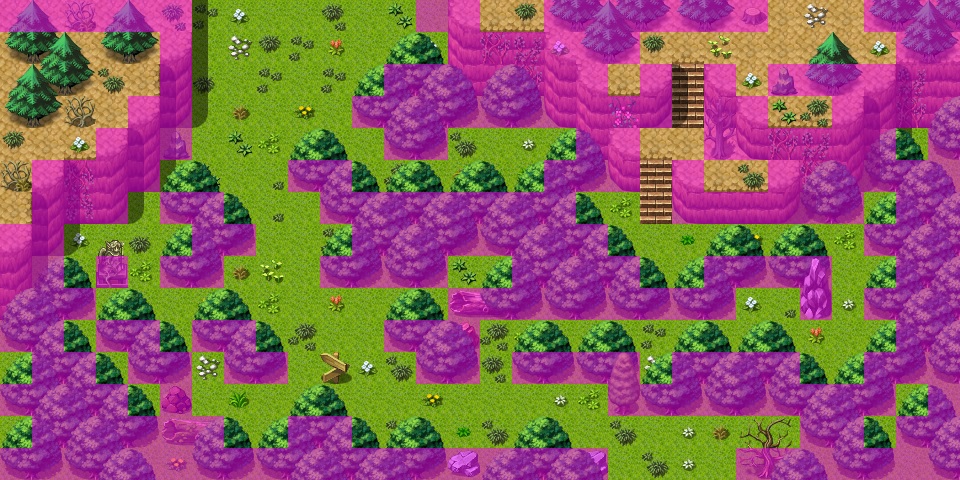

A 2D game scene composited from a Tiled map and its tileset images. What follows is a short description and the map's XML, with each tile layer's data collapsed to a summary:
An orthogonal 30x15 tile map with 32x32 px tiles, 4 tile layers (Ground, Objects, Above, Walkable), 60 tilesets and 4 objects (3x mapchange, sign).

<map version="1.0" tiledversion="1.0.2" orientation="orthogonal" renderorder="right-down" width="30" height="15" tilewidth="32" tileheight="32" nextobjectid="19">
 <properties>
  <property name="outdoors" value="1" />
 </properties>
 <tileset firstgid="1" name="map_bed_1" tilewidth="32" tileheight="32" tilecount="128" columns="16">
  <image source="../drawable/map_bed_1.png" width="512" height="256" />
 </tileset>
 <tileset firstgid="129" name="map_border_1" tilewidth="32" tileheight="32" tilecount="128" columns="16">
  <image source="../drawable/map_border_1.png" width="512" height="256" />
 </tileset>
 <tileset firstgid="257" name="map_bridge_1" tilewidth="32" tileheight="32" tilecount="128" columns="16">
  <image source="../drawable/map_bridge_1.png" width="512" height="256" />
 </tileset>
 <tileset firstgid="385" name="map_bridge_2" tilewidth="32" tileheight="32" tilecount="128" columns="16">
  <image source="../drawable/map_bridge_2.png" width="512" height="256" />
 </tileset>
 <tileset firstgid="513" name="map_broken_1" tilewidth="32" tileheight="32" tilecount="128" columns="16">
  <image source="../drawable/map_broken_1.png" width="512" height="256" />
 </tileset>
 <tileset firstgid="641" name="map_cavewall_1" tilewidth="32" tileheight="32" tilecount="108" columns="18">
  <image source="../drawable/map_cavewall_1.png" width="576" height="192" />
 </tileset>
 <tileset firstgid="749" name="map_cavewall_2" tilewidth="32" tileheight="32" tilecount="108" columns="18">
  <image source="../drawable/map_cavewall_2.png" width="576" height="192" />
 </tileset>
 <tileset firstgid="857" name="map_cavewall_3" tilewidth="32" tileheight="32" tilecount="108" columns="18">
  <image source="../drawable/map_cavewall_3.png" width="576" height="192" />
 </tileset>
 <tileset firstgid="965" name="map_cavewall_4" tilewidth="32" tileheight="32" tilecount="108" columns="18">
  <image source="../drawable/map_cavewall_4.png" width="576" height="192" />
 </tileset>
 <tileset firstgid="1073" name="map_chair_table_1" tilewidth="32" tileheight="32" tilecount="128" columns="16">
  <image source="../drawable/map_chair_table_1.png" width="512" height="256" />
 </tileset>
 <tileset firstgid="1201" name="map_chair_table_2" tilewidth="32" tileheight="32" tilecount="128" columns="16">
  <image source="../drawable/map_chair_table_2.png" width="512" height="256" />
 </tileset>
 <tileset firstgid="1329" name="map_crate_1" tilewidth="32" tileheight="32" tilecount="128" columns="16">
  <image source="../drawable/map_crate_1.png" width="512" height="256" />
 </tileset>
 <tileset firstgid="1457" name="map_cupboard_1" tilewidth="32" tileheight="32" tilecount="128" columns="16">
  <image source="../drawable/map_cupboard_1.png" width="512" height="256" />
 </tileset>
 <tileset firstgid="1585" name="map_curtain_1" tilewidth="32" tileheight="32" tilecount="128" columns="16">
  <image source="../drawable/map_curtain_1.png" width="512" height="256" />
 </tileset>
 <tileset firstgid="1713" name="map_entrance_1" tilewidth="32" tileheight="32" tilecount="128" columns="16">
  <image source="../drawable/map_entrance_1.png" width="512" height="256" />
 </tileset>
 <tileset firstgid="1841" name="map_entrance_2" tilewidth="32" tileheight="32" tilecount="128" columns="16">
  <image source="../drawable/map_entrance_2.png" width="512" height="256" />
 </tileset>
 <tileset firstgid="1969" name="map_fence_1" tilewidth="32" tileheight="32" tilecount="128" columns="16">
  <image source="../drawable/map_fence_1.png" width="512" height="256" />
 </tileset>
 <tileset firstgid="2097" name="map_fence_2" tilewidth="32" tileheight="32" tilecount="128" columns="16">
  <image source="../drawable/map_fence_2.png" width="512" height="256" />
 </tileset>
 <tileset firstgid="2225" name="map_fence_3" tilewidth="32" tileheight="32" tilecount="128" columns="16">
  <image source="../drawable/map_fence_3.png" width="512" height="256" />
 </tileset>
 <tileset firstgid="2353" name="map_fence_4" tilewidth="32" tileheight="32" tilecount="128" columns="16">
  <image source="../drawable/map_fence_4.png" width="512" height="256" />
 </tileset>
 <tileset firstgid="2481" name="map_ground_1" tilewidth="32" tileheight="32" tilecount="128" columns="16">
  <image source="../drawable/map_ground_1.png" width="512" height="256" />
 </tileset>
 <tileset firstgid="2609" name="map_ground_2" tilewidth="32" tileheight="32" tilecount="128" columns="16">
  <image source="../drawable/map_ground_2.png" width="512" height="256" />
 </tileset>
 <tileset firstgid="2737" name="map_ground_3" tilewidth="32" tileheight="32" tilecount="128" columns="16">
  <image source="../drawable/map_ground_3.png" width="512" height="256" />
 </tileset>
 <tileset firstgid="2865" name="map_ground_4" tilewidth="32" tileheight="32" tilecount="128" columns="16">
  <image source="../drawable/map_ground_4.png" width="512" height="256" />
 </tileset>
 <tileset firstgid="2993" name="map_ground_5" tilewidth="32" tileheight="32" tilecount="128" columns="16">
  <image source="../drawable/map_ground_5.png" width="512" height="256" />
 </tileset>
 <tileset firstgid="3121" name="map_ground_6" tilewidth="32" tileheight="32" tilecount="128" columns="16">
  <image source="../drawable/map_ground_6.png" width="512" height="256" />
 </tileset>
 <tileset firstgid="3249" name="map_ground_7" tilewidth="32" tileheight="32" tilecount="128" columns="16">
  <image source="../drawable/map_ground_7.png" width="512" height="256" />
 </tileset>
 <tileset firstgid="3377" name="map_ground_8" tilewidth="32" tileheight="32" tilecount="128" columns="16">
  <image source="../drawable/map_ground_8.png" width="512" height="256" />
 </tileset>
 <tileset firstgid="3505" name="map_house_1" tilewidth="32" tileheight="32" tilecount="128" columns="16">
  <image source="../drawable/map_house_1.png" width="512" height="256" />
 </tileset>
 <tileset firstgid="3633" name="map_house_2" tilewidth="32" tileheight="32" tilecount="128" columns="16">
  <image source="../drawable/map_house_2.png" width="512" height="256" />
 </tileset>
 <tileset firstgid="3761" name="map_indoor_1" tilewidth="32" tileheight="32" tilecount="128" columns="16">
  <image source="../drawable/map_indoor_1.png" width="512" height="256" />
 </tileset>
 <tileset firstgid="3889" name="map_indoor_2" tilewidth="32" tileheight="32" tilecount="128" columns="16">
  <image source="../drawable/map_indoor_2.png" width="512" height="256" />
 </tileset>
 <tileset firstgid="4017" name="map_kitchen_1" tilewidth="32" tileheight="32" tilecount="128" columns="16">
  <image source="../drawable/map_kitchen_1.png" width="512" height="256" />
 </tileset>
 <tileset firstgid="4145" name="map_outdoor_1" tilewidth="32" tileheight="32" tilecount="128" columns="16">
  <image source="../drawable/map_outdoor_1.png" width="512" height="256" />
 </tileset>
 <tileset firstgid="4273" name="map_pillar_1" tilewidth="32" tileheight="32" tilecount="128" columns="16">
  <image source="../drawable/map_pillar_1.png" width="512" height="256" />
 </tileset>
 <tileset firstgid="4401" name="map_pillar_2" tilewidth="32" tileheight="32" tilecount="128" columns="16">
  <image source="../drawable/map_pillar_2.png" width="512" height="256" />
 </tileset>
 <tileset firstgid="4529" name="map_plant_1" tilewidth="32" tileheight="32" tilecount="128" columns="16">
  <image source="../drawable/map_plant_1.png" width="512" height="256" />
 </tileset>
 <tileset firstgid="4657" name="map_plant_2" tilewidth="32" tileheight="32" tilecount="128" columns="16">
  <image source="../drawable/map_plant_2.png" width="512" height="256" />
 </tileset>
 <tileset firstgid="4785" name="map_rock_1" tilewidth="32" tileheight="32" tilecount="128" columns="16">
  <image source="../drawable/map_rock_1.png" width="512" height="256" />
 </tileset>
 <tileset firstgid="4913" name="map_rock_2" tilewidth="32" tileheight="32" tilecount="128" columns="16">
  <image source="../drawable/map_rock_2.png" width="512" height="256" />
 </tileset>
 <tileset firstgid="5041" name="map_roof_1" tilewidth="32" tileheight="32" tilecount="128" columns="16">
  <image source="../drawable/map_roof_1.png" width="512" height="256" />
 </tileset>
 <tileset firstgid="5169" name="map_roof_2" tilewidth="32" tileheight="32" tilecount="128" columns="16">
  <image source="../drawable/map_roof_2.png" width="512" height="256" />
 </tileset>
 <tileset firstgid="5297" name="map_roof_3" tilewidth="32" tileheight="32" tilecount="128" columns="16">
  <image source="../drawable/map_roof_3.png" width="512" height="256" />
 </tileset>
 <tileset firstgid="5425" name="map_shop_1" tilewidth="32" tileheight="32" tilecount="128" columns="16">
  <image source="../drawable/map_shop_1.png" width="512" height="256" />
 </tileset>
 <tileset firstgid="5553" name="map_sign_ladder_1" tilewidth="32" tileheight="32" tilecount="128" columns="16">
  <image source="../drawable/map_sign_ladder_1.png" width="512" height="256" />
 </tileset>
 <tileset firstgid="5681" name="map_table_1" tilewidth="32" tileheight="32" tilecount="128" columns="16">
  <image source="../drawable/map_table_1.png" width="512" height="256" />
 </tileset>
 <tileset firstgid="5809" name="map_trail_1" tilewidth="32" tileheight="32" tilecount="128" columns="16">
  <image source="../drawable/map_trail_1.png" width="512" height="256" />
 </tileset>
 <tileset firstgid="5937" name="map_transition_1" tilewidth="32" tileheight="32" tilecount="128" columns="16">
  <image source="../drawable/map_transition_1.png" width="512" height="256" />
 </tileset>
 <tileset firstgid="6065" name="map_transition_2" tilewidth="32" tileheight="32" tilecount="128" columns="16">
  <image source="../drawable/map_transition_2.png" width="512" height="256" />
 </tileset>
 <tileset firstgid="6193" name="map_transition_3" tilewidth="32" tileheight="32" tilecount="128" columns="16">
  <image source="../drawable/map_transition_3.png" width="512" height="256" />
 </tileset>
 <tileset firstgid="6321" name="map_transition_4" tilewidth="32" tileheight="32" tilecount="128" columns="16">
  <image source="../drawable/map_transition_4.png" width="512" height="256" />
 </tileset>
 <tileset firstgid="6449" name="map_transition_5" tilewidth="32" tileheight="32" tilecount="128" columns="16">
  <image source="../drawable/map_transition_5.png" width="512" height="256" />
 </tileset>
 <tileset firstgid="6577" name="map_tree_1" tilewidth="32" tileheight="32" tilecount="128" columns="16">
  <image source="../drawable/map_tree_1.png" width="512" height="256" />
 </tileset>
 <tileset firstgid="6705" name="map_tree_2" tilewidth="32" tileheight="32" tilecount="128" columns="16">
  <image source="../drawable/map_tree_2.png" width="512" height="256" />
 </tileset>
 <tileset firstgid="6833" name="map_wall_1" tilewidth="32" tileheight="32" tilecount="128" columns="16">
  <image source="../drawable/map_wall_1.png" width="512" height="256" />
 </tileset>
 <tileset firstgid="6961" name="map_wall_2" tilewidth="32" tileheight="32" tilecount="120" columns="15">
  <image source="../drawable/map_wall_2.png" width="480" height="256" />
 </tileset>
 <tileset firstgid="7081" name="map_wall_3" tilewidth="32" tileheight="32" tilecount="120" columns="15">
  <image source="../drawable/map_wall_3.png" width="480" height="256" />
 </tileset>
 <tileset firstgid="7201" name="map_wall_4" tilewidth="32" tileheight="32" tilecount="120" columns="15">
  <image source="../drawable/map_wall_4.png" width="480" height="256" />
 </tileset>
 <tileset firstgid="7321" name="map_window_1" tilewidth="32" tileheight="32" tilecount="128" columns="16">
  <image source="../drawable/map_window_1.png" width="512" height="256" />
 </tileset>
 <tileset firstgid="7449" name="map_window_2" tilewidth="32" tileheight="32" tilecount="128" columns="16">
  <image source="../drawable/map_window_2.png" width="512" height="256" />
 </tileset>
 <layer name="Ground" width="30" height="15">
  <data>[450 cells, 450 non-empty, 8 distinct tile ids]</data>
 </layer>
 <layer name="Objects" width="30" height="15">
  <data>[450 cells, 321 non-empty, 54 distinct tile ids]</data>
 </layer>
 <layer name="Above" width="30" height="15">
  <data>[450 cells, 200 non-empty, 17 distinct tile ids]</data>
 </layer>
 <layer name="Walkable" width="30" height="15">
  <data>[450 cells, 245 non-empty, 1 distinct tile ids]</data>
 </layer>
 <objectgroup name="Mapevents">
  <object id="18" name="guynmart_s_wood5_castle" type="sign" x="320" y="352" width="32" height="32" />
  <object id="15" name="south" type="mapchange" x="608" y="448" width="128" height="32">
   <properties>
    <property name="map" value="guynmart_wood_8" />
    <property name="place" value="north" />
   </properties>
  </object>
  <object id="16" name="north1" type="mapchange" x="192" y="0" width="224" height="32">
   <properties>
    <property name="map" value="guynmart_wood_4" />
    <property name="place" value="south" />
   </properties>
  </object>
  <object id="17" name="north2" type="mapchange" x="768" y="0" width="96" height="32">
   <properties>
    <property name="map" value="guynmart_wood_3" />
    <property name="place" value="south1" />
   </properties>
  </object>
 </objectgroup>
 <objectgroup name="Spawn" visible="0" />
 <objectgroup name="Keys" visible="0" />
 <objectgroup name="Replace" visible="0" />
</map>
